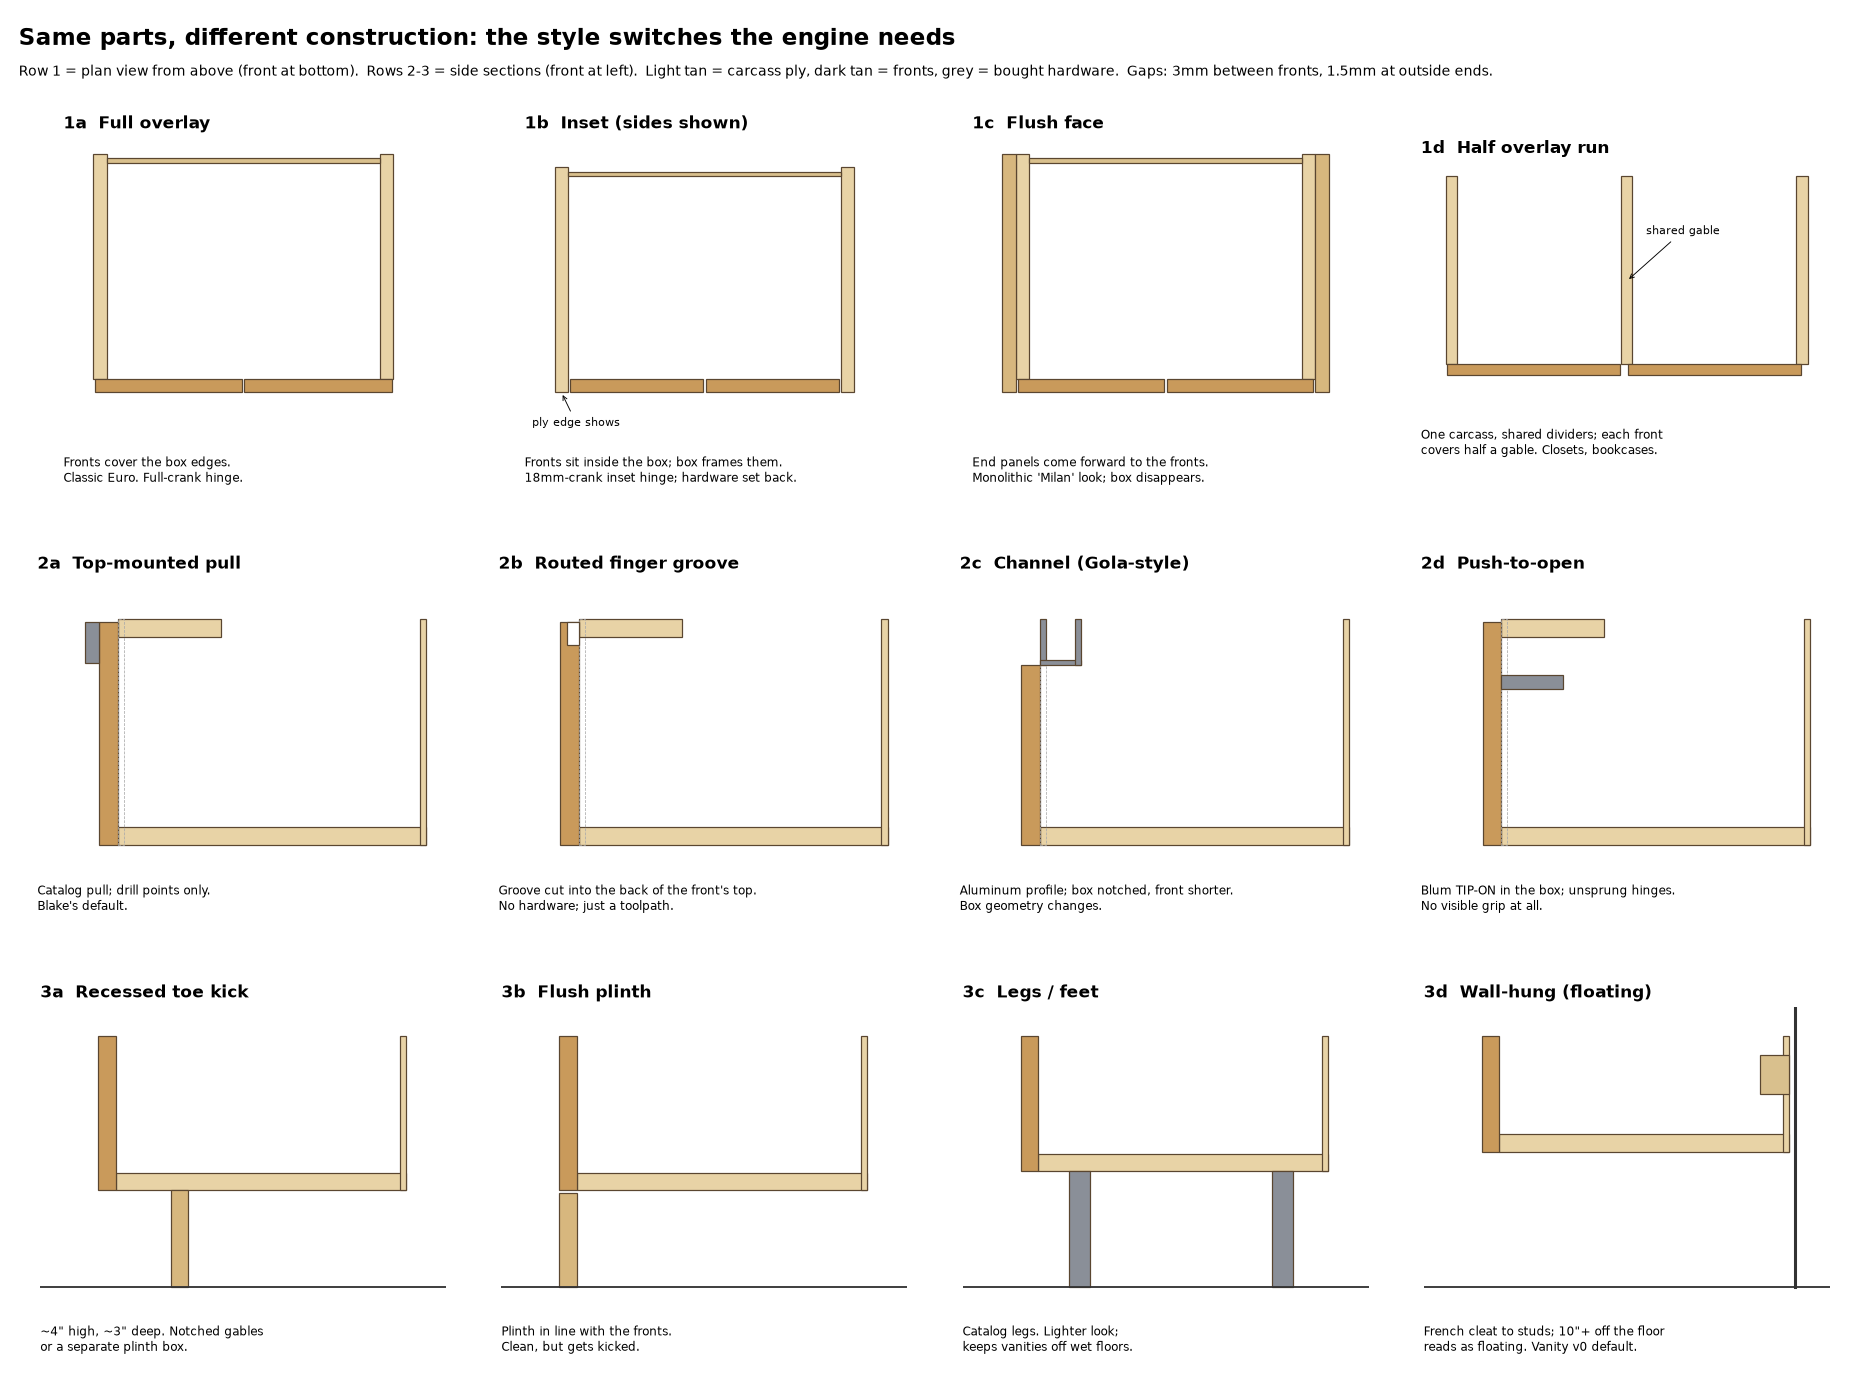

Python code for this plot:
"""Draw the style-switch reference sheet: plan views (front mounting),
side sections (grip) and side sections (base). Units are mm.

    python research/style_switches.py  ->  research/style_switches.png
"""
import os
import matplotlib
matplotlib.use("Agg")
import matplotlib.pyplot as plt
from matplotlib.patches import Rectangle, Circle

T = 18      # carcass + front thickness
G = 3       # gap between fronts
E = 1.5     # reveal at outside ends
W, D = 400, 300

PLY = "#e8d3a6"
FRONT = "#c99a5b"
METAL = "#8a8f98"
EDGE = "#5a4630"


def rect(ax, x, y, w, h, c=PLY, **kw):
    ax.add_patch(Rectangle((x, y), w, h, facecolor=c, edgecolor=EDGE, lw=0.8, **kw))


def frame(ax, title, note):
    ax.set_title(title, fontsize=11, fontweight="bold", loc="left")
    ax.text(0.0, -0.06, note, transform=ax.transAxes, fontsize=8, va="top", wrap=True)
    ax.set_aspect("equal")
    ax.axis("off")


# ---- plan views: front edge at the bottom (y = 0) -------------------------
def plan_box(ax, x0, inset=False, w=W):
    """One carcass in plan; returns the y of the carcass front edge."""
    y0 = 0 if inset else T          # overlay fronts sit in front of the box
    rect(ax, x0, y0, T, D)                      # left side
    rect(ax, x0 + w - T, y0, T, D)              # right side
    rect(ax, x0 + T, y0 + D - 6 - 6, w - 2 * T, 6, c="#d9c08d")  # captured back
    return y0


def plan_full_overlay(ax):
    plan_box(ax, 0)
    fw = (W - 2 * E - G) / 2
    rect(ax, E, 0, fw, T, c=FRONT)
    rect(ax, E + fw + G, 0, fw, T, c=FRONT)
    ax.set_xlim(-40, W + 40); ax.set_ylim(-60, D + 40)
    frame(ax, "1a  Full overlay", "Fronts cover the box edges.\nClassic Euro. Full-crank hinge.")


def plan_inset(ax):
    plan_box(ax, 0, inset=True)
    open_w = W - 2 * T
    fw = (open_w - 3 * G) / 2
    rect(ax, T + G, 0, fw, T, c=FRONT)
    rect(ax, T + 2 * G + fw, 0, fw, T, c=FRONT)
    ax.annotate("ply edge shows", (T / 2, 0), (-30, -45), fontsize=7,
                arrowprops=dict(arrowstyle="->", lw=0.6))
    ax.set_xlim(-40, W + 40); ax.set_ylim(-60, D + 40)
    frame(ax, "1b  Inset (sides shown)", "Fronts sit inside the box; box frames them.\n18mm-crank inset hinge; hardware set back.")


def plan_flush_face(ax):
    plan_box(ax, T)
    rect(ax, 0, 0, T, D + T, c="#d7b77e")           # applied end panels
    rect(ax, W + T, 0, T, D + T, c="#d7b77e")
    fw = (W - G - 2 * G) / 2
    rect(ax, T + G, 0, fw, T, c=FRONT)
    rect(ax, T + 2 * G + fw, 0, fw, T, c=FRONT)
    ax.set_xlim(-40, W + 2 * T + 40); ax.set_ylim(-60, D + 40)
    frame(ax, "1c  Flush face", "End panels come forward to the fronts.\nMonolithic 'Milan' look; box disappears.")


def plan_half_overlay(ax):
    w = W * 0.7
    rect(ax, 0, T, T, D)
    rect(ax, w, T, T, D)                              # shared middle gable
    rect(ax, 2 * w, T, T, D)
    fw = w - E - G / 2
    rect(ax, E, 0, fw, T, c=FRONT)
    rect(ax, w + T / 2 + G / 2, 0, fw, T, c=FRONT)
    ax.annotate("shared gable", (w + T / 2, D / 2), (w + 40, D * 0.75), fontsize=7,
                arrowprops=dict(arrowstyle="->", lw=0.6))
    ax.set_xlim(-40, 2 * w + T + 40); ax.set_ylim(-60, D + 40)
    frame(ax, "1d  Half overlay run", "One carcass, shared dividers; each front\ncovers half a gable. Closets, bookcases.")


# ---- side sections of the top of a base cabinet: front at the left --------
H = 220


def section_top(ax, front_h=H - G, stretcher=True, notch=False):
    rect(ax, T, 0, D, T)                                   # bottom (cut short)
    if stretcher and not notch:
        rect(ax, T, H - T, 100, T)                         # top front stretcher
    rect(ax, T + D - 6, 0, 6, H)                           # back
    rect(ax, 0, 0, T, front_h, c=FRONT)                    # front
    ax.add_patch(Rectangle((T, 0), 6, H, facecolor="none", edgecolor="#aaa", lw=0.5, ls="--"))
    ax.set_xlim(-60, D + 40); ax.set_ylim(-20, H + 40)


def grip_pull(ax):
    section_top(ax)
    rect(ax, -14, H - G - 40, 14, 40, c=METAL)
    frame(ax, "2a  Top-mounted pull", "Catalog pull; drill points only.\nBlake's default.")


def grip_jgroove(ax):
    section_top(ax, front_h=H - G)
    ax.add_patch(Rectangle((T * 0.35, H - G - 22), T * 0.65 + 0.5, 22, facecolor="white", edgecolor=EDGE, lw=0.8))
    frame(ax, "2b  Routed finger groove", "Groove cut into the back of the front's top.\nNo hardware; just a toolpath.")


def grip_gola(ax):
    section_top(ax, front_h=H - 45, notch=True)
    rect(ax, T, H - 45, 6, 45, c=METAL)
    rect(ax, T, H - 45, 40, 5, c=METAL)
    rect(ax, T + 34, H - 45, 6, 45, c=METAL)
    frame(ax, "2c  Channel (Gola-style)", "Aluminum profile; box notched, front shorter.\nBox geometry changes.")


def grip_push(ax):
    section_top(ax)
    rect(ax, T, H - T - 50, 60, 14, c=METAL)
    frame(ax, "2d  Push-to-open", "Blum TIP-ON in the box; unsprung hinges.\nNo visible grip at all.")


# ---- side sections of the bottom of a cabinet: front at the left ---------
BH = 260


def section_bottom(ax, y0, front_y=None):
    rect(ax, T, y0, D, T)                                  # bottom panel
    rect(ax, T + D - 6, y0, 6, BH - y0)                    # back
    fy = y0 if front_y is None else front_y
    rect(ax, 0, fy, T, BH - fy, c=FRONT)
    ax.plot([-60, D + 60], [0, 0], color="#333", lw=1.2)  # floor
    ax.set_xlim(-60, D + 60); ax.set_ylim(-20, BH + 30)


def base_toekick(ax):
    section_bottom(ax, 100)
    rect(ax, 75, 0, T, 100, c="#d7b77e")
    frame(ax, "3a  Recessed toe kick", "~4\" high, ~3\" deep. Notched gables\nor a separate plinth box.")


def base_plinth(ax):
    section_bottom(ax, 100)
    rect(ax, 0, 0, T, 100 - G, c="#d7b77e")
    frame(ax, "3b  Flush plinth", "Plinth in line with the fronts.\nClean, but gets kicked.")


def base_legs(ax):
    section_bottom(ax, 120)
    rect(ax, 50, 0, 22, 120, c=METAL)
    rect(ax, D - 40, 0, 22, 120, c=METAL)
    frame(ax, "3c  Legs / feet", "Catalog legs. Lighter look;\nkeeps vanities off wet floors.")


def base_wallhung(ax):
    section_bottom(ax, 140)
    ax.plot([D + T + 6, D + T + 6], [0, BH + 30], color="#333", lw=2)   # wall
    rect(ax, D + T - 30, BH - 60, 30, 40, c="#d9c08d")
    frame(ax, "3d  Wall-hung (floating)", "French cleat to studs; 10\"+ off the floor\nreads as floating. Vanity v0 default.")


def main():
    fig, axes = plt.subplots(3, 4, figsize=(17, 12.5))
    fig.suptitle("Same parts, different construction: the style switches the engine needs",
                 fontsize=15, fontweight="bold", x=0.01, ha="left")
    fig.text(0.01, 0.945, "Row 1 = plan view from above (front at bottom).  Rows 2-3 = side sections (front at left).  "
             "Light tan = carcass ply, dark tan = fronts, grey = bought hardware.  "
             "Gaps: 3mm between fronts, 1.5mm at outside ends.", fontsize=9)
    for ax, fn in zip(axes.flat, [plan_full_overlay, plan_inset, plan_flush_face, plan_half_overlay,
                                  grip_pull, grip_jgroove, grip_gola, grip_push,
                                  base_toekick, base_plinth, base_legs, base_wallhung]):
        fn(ax)
    fig.subplots_adjust(left=0.02, right=0.98, top=0.90, bottom=0.05, wspace=0.12, hspace=0.45)
    out = os.path.join(os.path.dirname(os.path.abspath(__file__)), "style_switches.png")
    fig.savefig(out, dpi=110)
    print(out)


if __name__ == "__main__":
    main()
